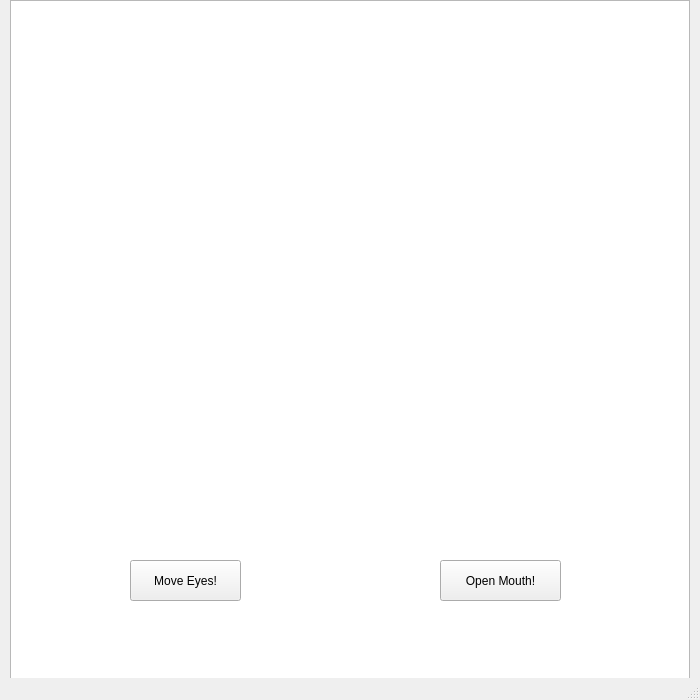
<?xml version="1.0" encoding="UTF-8"?>
<ui version="4.0">
 <class>MainWindow</class>
 <widget class="QMainWindow" name="MainWindow">
  <property name="geometry">
   <rect>
    <x>0</x>
    <y>0</y>
    <width>700</width>
    <height>700</height>
   </rect>
  </property>
  <property name="minimumSize">
   <size>
    <width>700</width>
    <height>700</height>
   </size>
  </property>
  <property name="maximumSize">
   <size>
    <width>700</width>
    <height>700</height>
   </size>
  </property>
  <property name="windowTitle">
   <string>MainWindow</string>
  </property>
  <widget class="QWidget" name="centralwidget">
   <widget class="QGraphicsView" name="graphicsView">
    <property name="geometry">
     <rect>
      <x>10</x>
      <y>0</y>
      <width>680</width>
      <height>680</height>
     </rect>
    </property>
    <property name="verticalScrollBarPolicy">
     <enum>Qt::ScrollBarAlwaysOff</enum>
    </property>
    <property name="horizontalScrollBarPolicy">
     <enum>Qt::ScrollBarAlwaysOff</enum>
    </property>
   </widget>
   <widget class="QPushButton" name="movePupils">
    <property name="geometry">
     <rect>
      <x>130</x>
      <y>560</y>
      <width>111</width>
      <height>41</height>
     </rect>
    </property>
    <property name="text">
     <string>Move Eyes!</string>
    </property>
   </widget>
   <widget class="QPushButton" name="openMouth">
    <property name="geometry">
     <rect>
      <x>440</x>
      <y>560</y>
      <width>121</width>
      <height>41</height>
     </rect>
    </property>
    <property name="text">
     <string>Open Mouth!</string>
    </property>
   </widget>
  </widget>
  <widget class="QMenuBar" name="menubar">
   <property name="geometry">
    <rect>
     <x>0</x>
     <y>0</y>
     <width>700</width>
     <height>22</height>
    </rect>
   </property>
  </widget>
  <widget class="QStatusBar" name="statusbar"/>
 </widget>
 <resources/>
 <connections/>
</ui>
